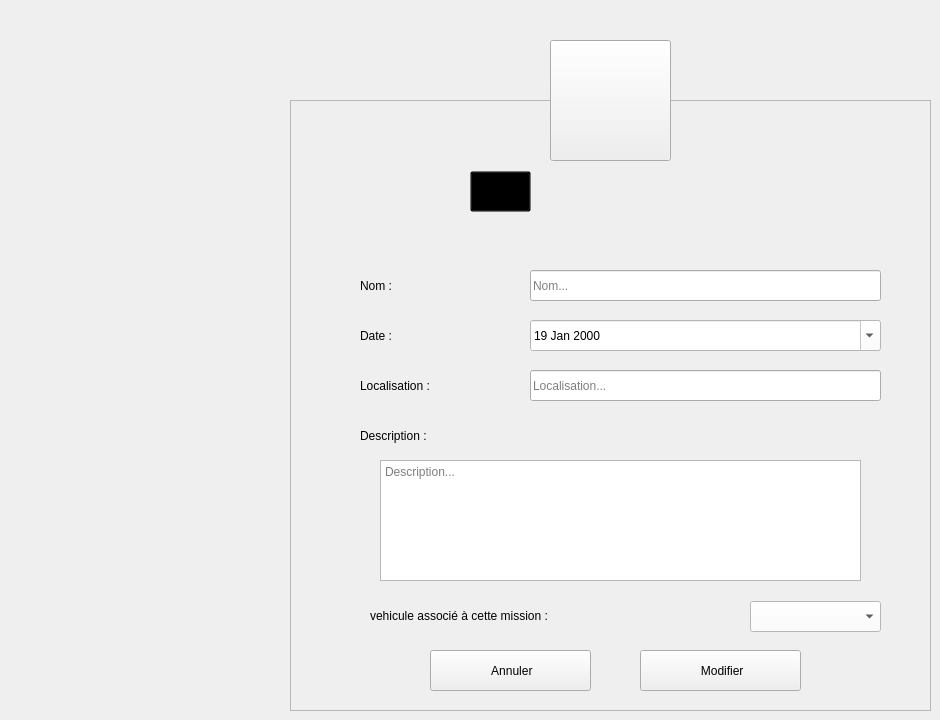
    <widget class="QWidget" name="Modifier_affaire">
     <widget class="QFrame" name="frame_9">
      <property name="geometry">
       <rect>
        <x>290</x>
        <y>100</y>
        <width>641</width>
        <height>611</height>
       </rect>
      </property>
      <property name="styleSheet">
       <string notr="true"/>
      </property>
      <property name="frameShape">
       <enum>QFrame::StyledPanel</enum>
      </property>
      <property name="frameShadow">
       <enum>QFrame::Raised</enum>
      </property>
      <widget class="QLabel" name="L_ModifierAffaire">
       <property name="geometry">
        <rect>
         <x>230</x>
         <y>70</y>
         <width>281</width>
         <height>41</height>
        </rect>
       </property>
       <property name="font">
        <font>
         <family>century gothic</family>
         <pointsize>-1</pointsize>
         <weight>75</weight>
         <bold>true</bold>
        </font>
       </property>
       <property name="styleSheet">
        <string notr="true">background: transparent;</string>
       </property>
       <property name="text">
        <string>Modifier une mission</string>
       </property>
      </widget>
      <widget class="QLabel" name="L_MNomMission">
       <property name="geometry">
        <rect>
         <x>70</x>
         <y>170</y>
         <width>121</width>
         <height>31</height>
        </rect>
       </property>
       <property name="styleSheet">
        <string notr="true">background: transparent;</string>
       </property>
       <property name="text">
        <string>Nom :</string>
       </property>
      </widget>
      <widget class="QLabel" name="L_MDateMission">
       <property name="geometry">
        <rect>
         <x>70</x>
         <y>220</y>
         <width>121</width>
         <height>31</height>
        </rect>
       </property>
       <property name="styleSheet">
        <string notr="true">background: transparent;</string>
       </property>
       <property name="text">
        <string>Date :</string>
       </property>
      </widget>
      <widget class="QLabel" name="L_MLocalMission">
       <property name="geometry">
        <rect>
         <x>70</x>
         <y>270</y>
         <width>151</width>
         <height>31</height>
        </rect>
       </property>
       <property name="styleSheet">
        <string notr="true">background: transparent;</string>
       </property>
       <property name="text">
        <string>Localisation :</string>
       </property>
      </widget>
      <widget class="QLineEdit" name="LE_MNomMission">
       <property name="geometry">
        <rect>
         <x>240</x>
         <y>170</y>
         <width>351</width>
         <height>31</height>
        </rect>
       </property>
       <property name="placeholderText">
        <string>Nom...</string>
       </property>
      </widget>
      <widget class="QLineEdit" name="LE_MLocalMission">
       <property name="geometry">
        <rect>
         <x>240</x>
         <y>270</y>
         <width>351</width>
         <height>31</height>
        </rect>
       </property>
       <property name="placeholderText">
        <string>Localisation...</string>
       </property>
      </widget>
      <widget class="QPushButton" name="B_MConfirmerMission">
       <property name="geometry">
        <rect>
         <x>350</x>
         <y>550</y>
         <width>161</width>
         <height>41</height>
        </rect>
       </property>
       <property name="text">
        <string> Modifier</string>
       </property>
       <property name="icon">
        <iconset resource="resources.qrc">
         <normaloff>:/resources/images/edit.png</normaloff>:/resources/images/edit.png</iconset>
       </property>
       <property name="iconSize">
        <size>
         <width>20</width>
         <height>20</height>
        </size>
       </property>
      </widget>
      <widget class="QPushButton" name="B_MAnnulerMission">
       <property name="geometry">
        <rect>
         <x>140</x>
         <y>550</y>
         <width>161</width>
         <height>41</height>
        </rect>
       </property>
       <property name="text">
        <string> Annuler</string>
       </property>
       <property name="icon">
        <iconset resource="resources.qrc">
         <normaloff>:/resources/images/close.png</normaloff>:/resources/images/close.png</iconset>
       </property>
       <property name="iconSize">
        <size>
         <width>16</width>
         <height>16</height>
        </size>
       </property>
      </widget>
      <widget class="QToolButton" name="toolButton_11">
       <property name="geometry">
        <rect>
         <x>180</x>
         <y>71</y>
         <width>61</width>
         <height>41</height>
        </rect>
       </property>
       <property name="styleSheet">
        <string notr="true">background: transparent;</string>
       </property>
       <property name="text">
        <string/>
       </property>
       <property name="icon">
        <iconset>
         <normaloff>:/Recources/Images/edit-property.png</normaloff>:/Recources/Images/edit-property.png</iconset>
       </property>
       <property name="iconSize">
        <size>
         <width>35</width>
         <height>35</height>
        </size>
       </property>
      </widget>
      <widget class="QLabel" name="L_MDescMission">
       <property name="geometry">
        <rect>
         <x>70</x>
         <y>320</y>
         <width>151</width>
         <height>31</height>
        </rect>
       </property>
       <property name="styleSheet">
        <string notr="true">background: transparent;</string>
       </property>
       <property name="text">
        <string>Description :</string>
       </property>
      </widget>
      <widget class="QTextEdit" name="TE_MDescMission">
       <property name="geometry">
        <rect>
         <x>90</x>
         <y>360</y>
         <width>481</width>
         <height>121</height>
        </rect>
       </property>
       <property name="styleSheet">
        <string notr="true"/>
       </property>
       <property name="placeholderText">
        <string>Description...</string>
       </property>
      </widget>
      <widget class="QDateEdit" name="dateEdit_2">
       <property name="geometry">
        <rect>
         <x>240</x>
         <y>220</y>
         <width>351</width>
         <height>31</height>
        </rect>
       </property>
       <property name="styleSheet">
        <string notr="true">background: white;</string>
       </property>
       <property name="minimumTime">
        <time>
         <hour>3</hour>
         <minute>0</minute>
         <second>0</second>
        </time>
       </property>
       <property name="calendarPopup">
        <bool>true</bool>
       </property>
       <property name="date">
        <date>
         <year>2000</year>
         <month>1</month>
         <day>19</day>
        </date>
       </property>
      </widget>
      <widget class="QLabel" name="label_2">
       <property name="geometry">
        <rect>
         <x>80</x>
         <y>500</y>
         <width>341</width>
         <height>31</height>
        </rect>
       </property>
       <property name="styleSheet">
        <string notr="true">background: transparent;</string>
       </property>
       <property name="text">
        <string>vehicule associé à cette mission :</string>
       </property>
      </widget>
      <widget class="QComboBox" name="LE_Mbox">
       <property name="geometry">
        <rect>
         <x>460</x>
         <y>501</y>
         <width>131</width>
         <height>31</height>
        </rect>
       </property>
       <property name="styleSheet">
        <string notr="true">background: white;</string>
       </property>
      </widget>
     </widget>
     <widget class="QToolButton" name="toolButton_10">
      <property name="geometry">
       <rect>
        <x>550</x>
        <y>40</y>
        <width>121</width>
        <height>121</height>
       </rect>
      </property>
      <property name="styleSheet">
       <string notr="true"/>
      </property>
      <property name="text">
       <string/>
      </property>
      <property name="icon">
       <iconset resource="resources.qrc">
        <normaloff>:/resources/images/objectif.png</normaloff>:/resources/images/objectif.png</iconset>
      </property>
      <property name="iconSize">
       <size>
        <width>64</width>
        <height>64</height>
       </size>
      </property>
     </widget>
    </widget>
